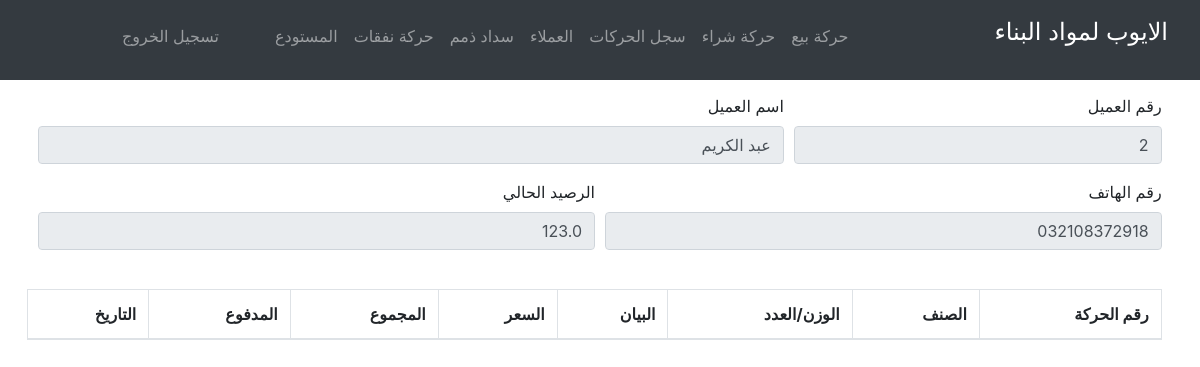
Before: /u/2 (signed in) with the older database file.
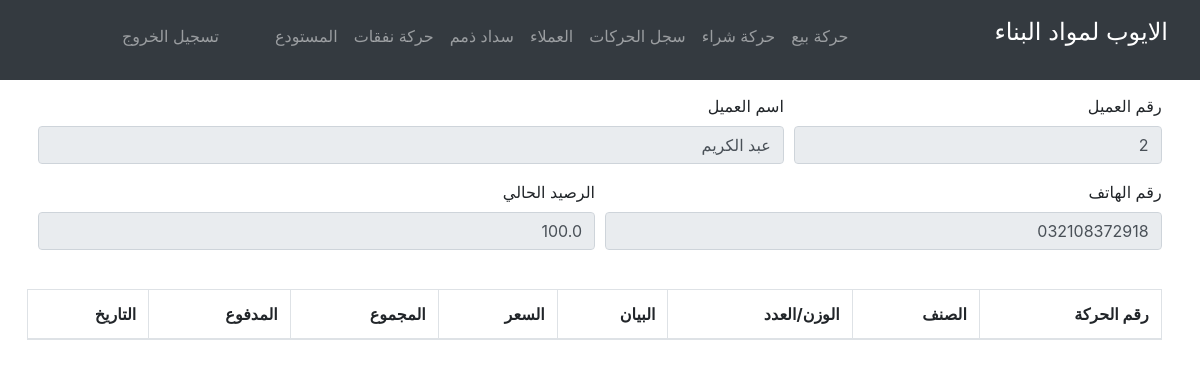
After: the same page with the newer database file.
### tables this page shows
CREATE TABLE clients (clientId INTEGER PRIMARY KEY, client_name TEXT, client_phone TEXT, client_balance REAL);

### app.py (the view, shortened to what this page needs)
@app.route("/u/<clientId>")
@login_required
def client(clientId):
  clientId = int(clientId)
  print(clientId)
  if clientId:
    clientQ = db.execute("SELECT * FROM clients WHERE clientId = (?)", [clientId]).fetchone()
    client = {
      'id': clientQ[0],
      'name': clientQ[1], # problem on this line, jinja not rendering the full name
      'phone': clientQ[2],
      'balance': clientQ[3]
    }
    transactions = []
    transactionQ = db.execute("SELECT * FROM transactions WHERE clientId = (?) ORDER BY transactionId", [clientId]).fetchall()
  return render_template('client.html', client=client, transactions=transactions)

### app.py (called while the page is built)
@app.after_request
def after_request(response):
  response.headers["Cache-Control"] = "no-cache, no-store, must-revalidate"
  response.headers["Expires"] = 0
  response.headers["Pragma"] = "no-cache"
  return response

### helpers.py (called while the page is built)
def login_required(f):
    @wraps(f)
    def decorated_function(*args, **kwargs):
        if session.get("user_id") is None:
            return redirect("/login")
        return f(*args, **kwargs)
    return decorated_function

### templates/client.html (shortened to what this page needs)
{% extends "layout.html" %}
{% block head %}
  <link href="/static/css/client.css" rel="stylesheet">
{% endblock %}
{% block body %}
  <div class="client-info">
    <form>
      <div class="form-row">
        <div class="form-goup col-md-4">
          <label>رقم العميل</label>
          <input class="form-control" value={{ client.id }} disabled />
        </div>
        <div class="form-group col-md-8">
          <label>اسم العميل</label>
          <input class="form-control"  disabled value="{{client.name}}" />
        </div>
      </div>
      <div class="form-row">
        <div class="form-group col-md-6">
          <label>رقم الهاتف</label>
          <input class="form-control" value={{ client.phone }} disabled />
        </div>
        <div class="form-group col-md-6">
          <label>الرصيد الحالي</label>
          <input class="form-control" value={{ client.balance }} disabled />
        </div>
      </div>
    </form>
  </div>
  <div class="center-table">
    <table class="table table-bordered">
      <thead class="text-right">
        <tr>
          <th scope="col">رقم الحركة</th>
          <th scope="col">الصنف</th>
          <th scope="col">الوزن/العدد</th>
          <th scope="col">البيان</th>
          <th scope="col">السعر</th>
          <th scope="col">المجموع</th>
          <th scope="col">المدفوع</th>
          <th scope="col">التاريخ</th>
        </tr>
      </thead>
    </table>
  </div>
{% endblock %}

Changed rows visible on the page:
changed clients "عبد الكريم": balance "123.0" → "100.0"
